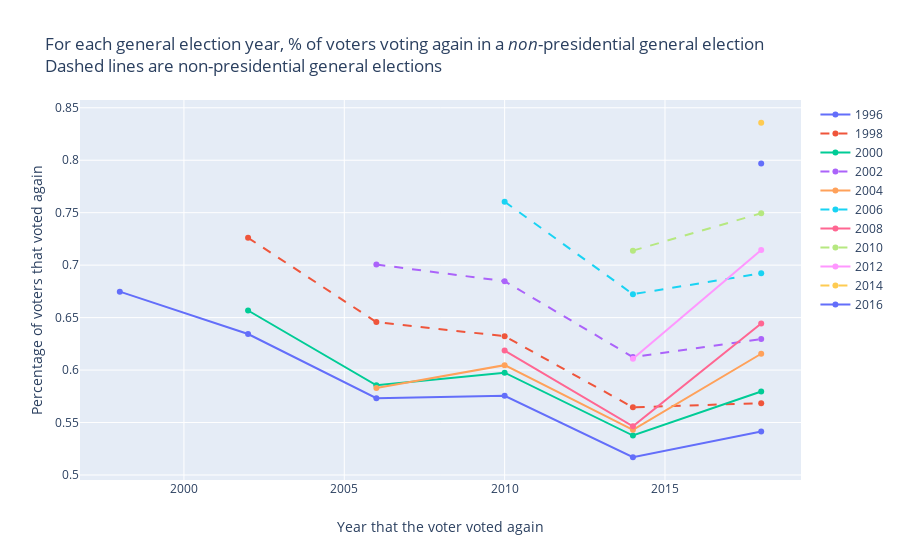

The notebook cell this image was saved under:
### Code cell
#Plotly version
non_pres_g2g_fig = go.Figure()
_ = non_pres_gen_to_gen.groupby('source_year').apply(lambda x: plot_lines(x=x, in_fig=non_pres_g2g_fig))

non_pres_g2g_fig.update_layout(title='For each general election year, % of voters voting again in a <i>non</i>-presidential general election <br>Dashed lines are non-presidential general elections',
                   xaxis_title='Year that the voter voted again',
                   yaxis_title='Percentage of voters that voted again')

non_pres_g2g_fig.show()

### Figure 1 — Plotly figure (JSON) as saved in the notebook; plotly's stock layout.template omitted (floating-point values rounded to 4 significant figures)
{"data": [{"hoverinfo": "text", "hovertext": ["67.48 % of voters who voted in 1996 voted again in 1998", "63.43 % of voters who voted in 1996 voted again in 2002", "57.32 % of voters who voted in 1996 voted again in 2006", "57.55 % of voters who voted in 1996 voted again in 2010", "51.69 % of voters who voted in 1996 voted again in 2014", "54.14 % of voters who voted in 1996 voted again in 2018"], "mode": "lines+markers", "name": "1996", "type": "scatter", "x": ["1998", "2002", "2006", "2010", "2014", "2018"], "y": [0.6748, 0.6343, 0.5732, 0.5755, 0.5169, 0.5414]}, {"hoverinfo": "text", "hovertext": ["72.6 % of voters who voted in 1998 voted again in 2002", "64.57 % of voters who voted in 1998 voted again in 2006", "63.23 % of voters who voted in 1998 voted again in 2010", "56.45 % of voters who voted in 1998 voted again in 2014", "56.85 % of voters who voted in 1998 voted again in 2018"], "line": {"dash": "dash"}, "mode": "lines+markers", "name": "1998", "type": "scatter", "x": ["2002", "2006", "2010", "2014", "2018"], "y": [0.726, 0.6457, 0.6323, 0.5645, 0.5685]}, {"hoverinfo": "text", "hovertext": ["65.68 % of voters who voted in 2000 voted again in 2002", "58.55 % of voters who voted in 2000 voted again in 2006", "59.75 % of voters who voted in 2000 voted again in 2010", "53.76 % of voters who voted in 2000 voted again in 2014", "57.96 % of voters who voted in 2000 voted again in 2018"], "mode": "lines+markers", "name": "2000", "type": "scatter", "x": ["2002", "2006", "2010", "2014", "2018"], "y": [0.6568, 0.5855, 0.5975, 0.5376, 0.5796]}, {"hoverinfo": "text", "hovertext": ["70.06 % of voters who voted in 2002 voted again in 2006", "68.47 % of voters who voted in 2002 voted again in 2010", "61.24 % of voters who voted in 2002 voted again in 2014", "62.96 % of voters who voted in 2002 voted again in 2018"], "line": {"dash": "dash"}, "mode": "lines+markers", "name": "2002", "type": "scatter", "x": ["2006", "2010", "2014", "2018"], "y": [0.7006, 0.6847, 0.6124, 0.6296]}, {"hoverinfo": "text", "hovertext": ["58.3 % of voters who voted in 2004 voted again in 2006", "60.47 % of voters who voted in 2004 voted again in 2010", "54.3 % of voters who voted in 2004 voted again in 2014", "61.55 % of voters who voted in 2004 voted again in 2018"], "mode": "lines+markers", "name": "2004", "type": "scatter", "x": ["2006", "2010", "2014", "2018"], "y": [0.583, 0.6047, 0.543, 0.6155]}, {"hoverinfo": "text", "hovertext": ["76.05 % of voters who voted in 2006 voted again in 2010", "67.23 % of voters who voted in 2006 voted again in 2014", "69.22 % of voters who voted in 2006 voted again in 2018"], "line": {"dash": "dash"}, "mode": "lines+markers", "name": "2006", "type": "scatter", "x": ["2010", "2014", "2018"], "y": [0.7605, 0.6723, 0.6922]}, {"hoverinfo": "text", "hovertext": ["61.86 % of voters who voted in 2008 voted again in 2010", "54.63 % of voters who voted in 2008 voted again in 2014", "64.43 % of voters who voted in 2008 voted again in 2018"], "mode": "lines+markers", "name": "2008", "type": "scatter", "x": ["2010", "2014", "2018"], "y": [0.6186, 0.5463, 0.6443]}, {"hoverinfo": "text", "hovertext": ["71.38 % of voters who voted in 2010 voted again in 2014", "74.95 % of voters who voted in 2010 voted again in 2018"], "line": {"dash": "dash"}, "mode": "lines+markers", "name": "2010", "type": "scatter", "x": ["2014", "2018"], "y": [0.7138, 0.7495]}, {"hoverinfo": "text", "hovertext": ["61.09 % of voters who voted in 2012 voted again in 2014", "71.43 % of voters who voted in 2012 voted again in 2018"], "mode": "lines+markers", "name": "2012", "type": "scatter", "x": ["2014", "2018"], "y": [0.6109, 0.7143]}, {"hoverinfo": "text", "hovertext": ["83.57 % of voters who voted in 2014 voted again in 2018"], "line": {"dash": "dash"}, "mode": "lines+markers", "name": "2014", "type": "scatter", "x": ["2018"], "y": [0.8357]}, {"hoverinfo": "text", "hovertext": ["79.69 % of voters who voted in 2016 voted again in 2018"], "mode": "lines+markers", "name": "2016", "type": "scatter", "x": ["2018"], "y": [0.7969]}], "layout": {"title": {"text": "For each general election year, % of voters voting again in a <i>non</i>-presidential general election <br>Dashed lines are non-presidential general elections"}, "xaxis": {"title": {"text": "Year that the voter voted again"}}, "yaxis": {"title": {"text": "Percentage of voters that voted again"}}}}
